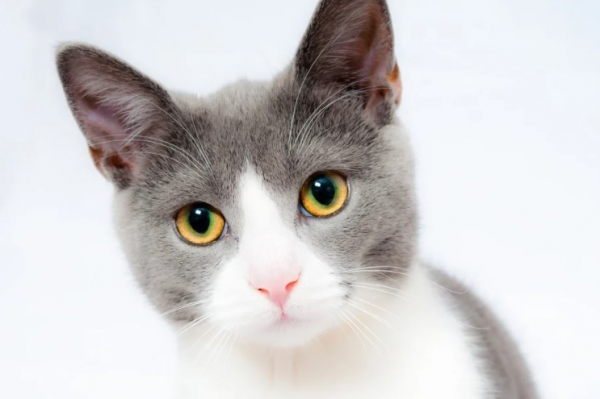
#> input picture 02.JupyterNotebook_Image Management/cat.jpg, 600 x 399 px
$ jupyter execute '11.Flip&Rotate.ipynb'
#> lines starting #> are read from the running program, lines starting #| are printed output that depends on the picture
[cell 1]
import cv2

[cell 2]
# 이미지 경로
image_path = "./cat.jpg"

[cell 3]
# 이미지 읽기
image = cv2.imread(image_path)
#> image is the input picture: shape (399, 600, 3); mean B, G, R 205.8, 205.4, 207.6

[cell 4]
# 이미지 좌우 및 상하 반전
# 1 좌우 반전 0 상하 반전
dst_tmep1 = cv2.flip(image, 1)
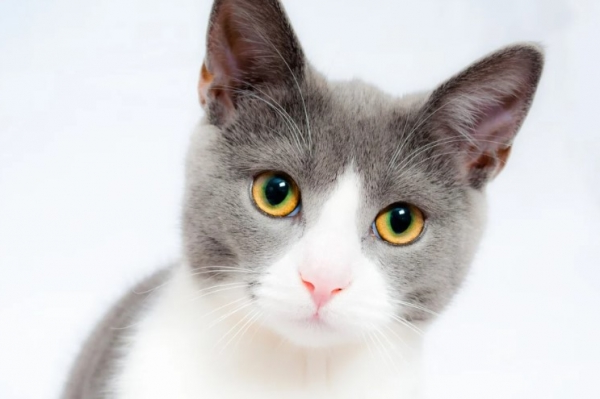
#> dst_tmep1: shape (399, 600, 3); mean B, G, R 205.8, 205.4, 207.6
dst_tmep2 = cv2.flip(image, 0)
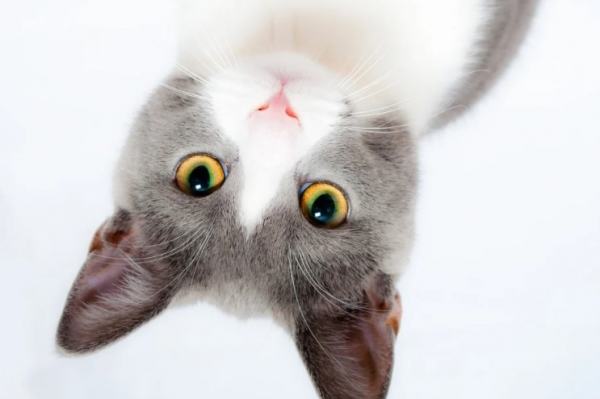
#> dst_tmep2: shape (399, 600, 3); mean B, G, R 205.8, 205.4, 207.6

[cell 5]
cv2.imshow("dst_tmep1", dst_tmep1)
cv2.imwrite("11.cat_horizontal flip.png",dst_tmep1)
cv2.imshow("dst_tmep2", dst_tmep2)
cv2.imwrite("11.cat_vertical flip.png",dst_tmep2)
cv2.waitKey(0)

[cell 6]
img90 = cv2.rotate(image, cv2.ROTATE_90_CLOCKWISE)  # 시계 방향 으로 90도 회전
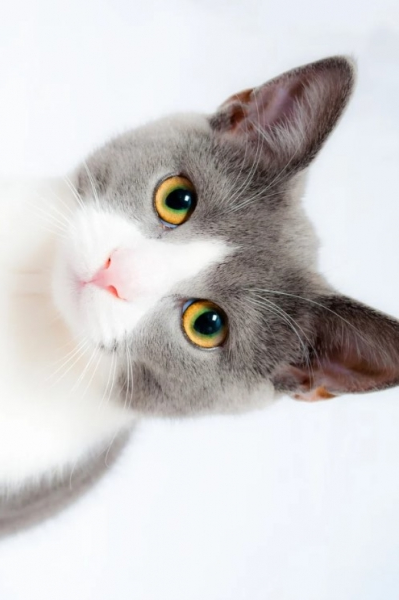
#> img90: shape (600, 399, 3); mean B, G, R 205.8, 205.4, 207.6
img180 = cv2.rotate(image, cv2.ROTATE_180)  # 180도 회전
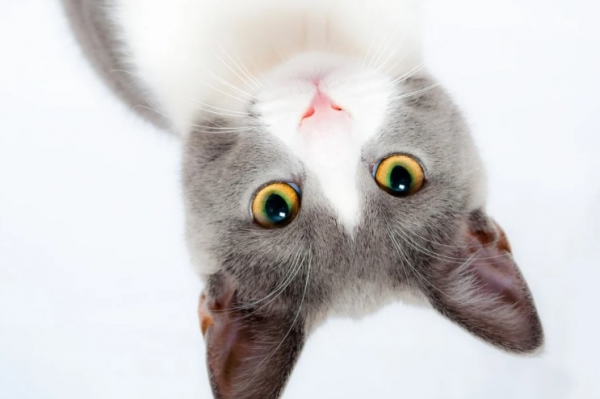
#> img180: shape (399, 600, 3); mean B, G, R 205.8, 205.4, 207.6
img270 = cv2.rotate(image, cv2.ROTATE_90_COUNTERCLOCKWISE) # 반시계방향으로 90도 회전
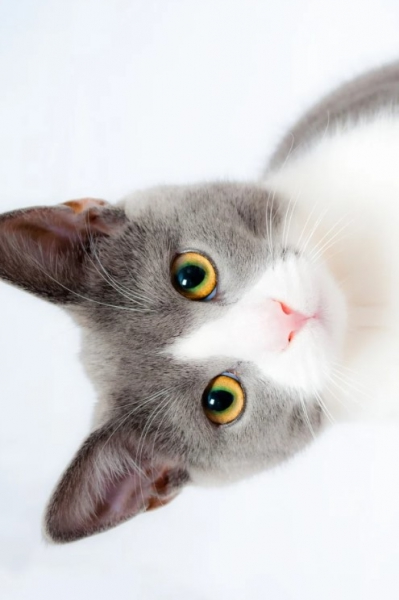
#> img270: shape (600, 399, 3); mean B, G, R 205.8, 205.4, 207.6

[cell 7]
# 반시계 방향으로 90도 회전 = 시계방향 270도 회전
print(image.shape)
#| (399, 600, 3)
print(img90.shape)
#| (600, 399, 3)
print(img270.shape)
#| (600, 399, 3)
